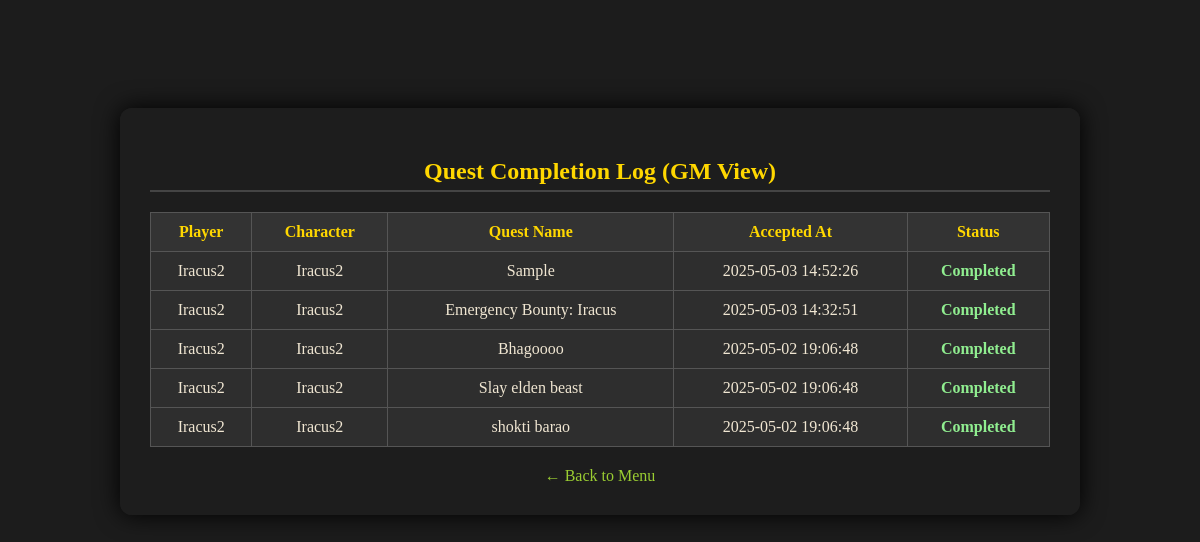
/quest_log.php, run on the app's committed database.
### tables this page shows
CREATE TABLE `questacceptance` (
  `accept_id` int(11) NOT NULL,
  `quest_id` int(11) DEFAULT NULL,
  `char_id` int(11) DEFAULT NULL,
  `status` enum('Pending','Accepted','Rejected') DEFAULT 'Pending',
  `requested_at` timestamp NOT NULL DEFAULT current_timestamp(),
  `completion_status` enum('Pending','Completed','Rejected') DEFAULT NULL,
  `accepted_at` datetime DEFAULT current_timestamp()
);

CREATE TABLE `users` (
  `user_id` int(11) NOT NULL,
  `username` varchar(50) DEFAULT NULL,
  `email` varchar(100) DEFAULT NULL,
  `password_hash` varchar(255) DEFAULT NULL,
  `role` enum('Player','GuildMaster') DEFAULT 'Player'
);

CREATE TABLE `characters` (
  `char_id` int(11) NOT NULL,
  `user_id` int(11) DEFAULT NULL,
  `name` varchar(50) DEFAULT NULL,
  `level` int(11) DEFAULT 1,
  `xp` int(11) DEFAULT 0,
  `power` int(11) DEFAULT 0,
  `coins` int(11) DEFAULT 100,
  `rank` enum('F','E','D','C','B','A','S','SS','SSS') DEFAULT 'F'
);

CREATE TABLE `quests` (
  `quest_id` int(11) NOT NULL,
  `name` varchar(100) DEFAULT NULL,
  `area` varchar(100) DEFAULT NULL,
  `rewards` text DEFAULT NULL,
  `suggested_rank` enum('SSS','SS','S','A','B','C','D','E','F') DEFAULT NULL,
  `description` text DEFAULT NULL,
  `deadline` date DEFAULT NULL,
  `special_requests` text DEFAULT NULL,
  `created_at` timestamp NOT NULL DEFAULT current_timestamp()
);

### quest_log.php (the view, shortened to what this page needs)
<?php
include 'db.php';
$completed = mysqli_query($conn,
    "SELECT QA.accept_id, Q.name AS quest_name, C.name AS char_name, U.username,
            QA.accepted_at, QA.completion_status
     FROM QuestAcceptance QA
     JOIN Quests Q ON QA.quest_id = Q.quest_id
     JOIN Characters C ON QA.char_id = C.char_id
     JOIN Users U ON C.user_id = U.user_id
     WHERE QA.completion_status = 'Completed'
     ORDER BY QA.accepted_at DESC");
?>
<!DOCTYPE html>
<html>
<head>
    <link rel="stylesheet" type="text/css" href="style.css">
</head>
<body>
<div class="quest-log-wrapper">
    <h2>Quest Completion Log (GM View)</h2>
    <table>
        <tr>
            <th>Player</th>
            <th>Character</th>
            <th>Quest Name</th>
            <th>Accepted At</th>
            <th>Status</th>
        </tr>
        <?php while ($row = mysqli_fetch_assoc($completed)): ?>
            <tr>
                <td><?= htmlspecialchars($row['username']) ?></td>
                <td><?= htmlspecialchars($row['char_name']) ?></td>
                <td><?= htmlspecialchars($row['quest_name']) ?></td>
                <td><?= $row['accepted_at'] ?></td>
                <td style="color:lightgreen; font-weight:bold;"><?= $row['completion_status'] ?></td>
            </tr>
        <?php endwhile; ?>
    </table>
    <div class="back-link">
        <a href="menu.php">← Back to Menu</a>
    </div>
</div>
</body>
</html>

### style.css (style rules this page uses)
body { background-color: #1c1c1c; color: #f0e6d2; font-family: 'Georgia', serif; padding: 20px; }
h2, h3 { color: #ffd700; border-bottom: 2px solid #444; padding-bottom: 5px; margin-bottom: 15px; }
table { border-collapse: collapse; width: 100%; margin-top: 15px; background-color: #2e2e2e; }
table, th, td { border: 1px solid #555; }
th { background-color: #444; color: #ffd700; padding: 10px; text-align: left; }
td { padding: 10px; }
a { color: #9acd32; text-decoration: none; }

### quest_log.php (style rules this page uses)
.quest-log-wrapper { max-width: 900px; margin: 80px auto; background-color: rgba(30, 30, 30, 0.94); padding: 30px; border-radius: 12px; box-shadow: 0 0 25px #000; color: #f0e6d2; }
.quest-log-wrapper h2 { text-align: center; color: #ffd700; margin-bottom: 20px; }
table { width: 100%; border-collapse: collapse; }
th, td { padding: 10px; border: 1px solid #555; text-align: center; }
th { background-color: #333; color: #ffd700; }
.back-link { text-align: center; margin-top: 20px; }
.back-link a { color: #9acd32; }

### data on the page
questacceptance: users.username "Iracus2", char.name "Iracus2", quest.name "Sample", accepted_at "2025-05-03 14:52:26", completion_status "Completed"
questacceptance: users.username "Iracus2", char.name "Iracus2", quest.name "Emergency Bounty: Iracus", accepted_at "2025-05-03 14:32:51", completion_status "Completed"
questacceptance: users.username "Iracus2", char.name "Iracus2", quest.name "Bhagoooo", accepted_at "2025-05-02 19:06:48", completion_status "Completed"
questacceptance: users.username "Iracus2", char.name "Iracus2", quest.name "Slay elden beast", accepted_at "2025-05-02 19:06:48", completion_status "Completed"
questacceptance: users.username "Iracus2", char.name "Iracus2", quest.name "shokti barao", accepted_at "2025-05-02 19:06:48", completion_status "Completed"
